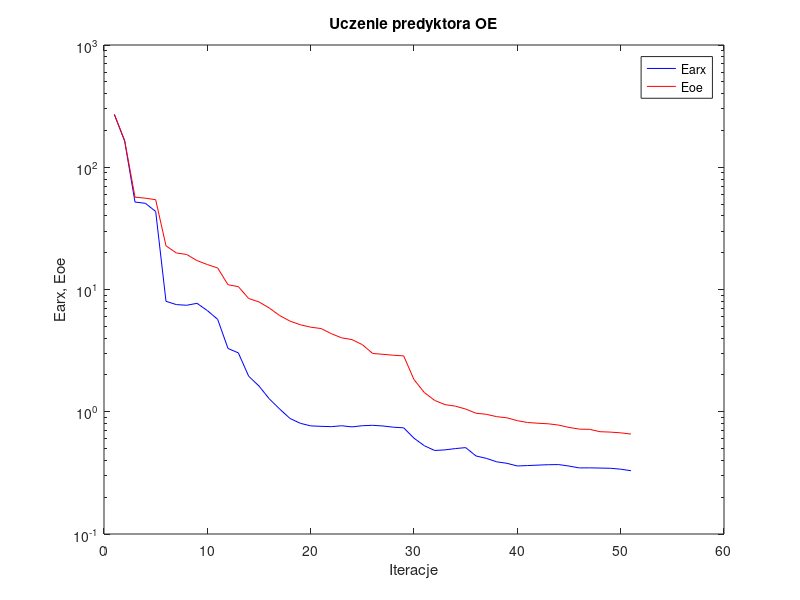
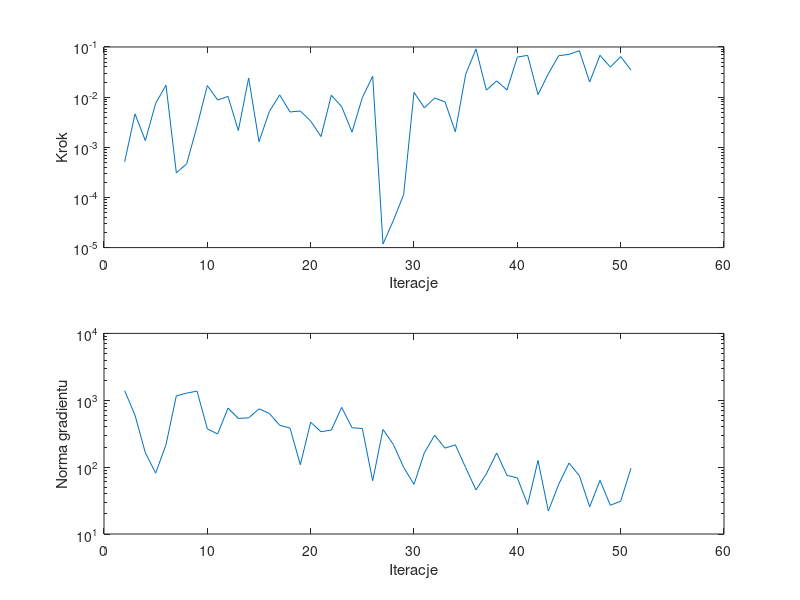

These figures' MATLAB source, in order:
%uczenie predyktora oe
clear all;
n=0; farx(n+1)=2.703150e+002; foe(n+1)=2.708641e+002; wspucz(n+1)=0.000000e+000; ng(n+1)=0.000000e+000;
%odnowa zmiennej metryki
n=1; farx(n+1)=1.635047e+002; foe(n+1)=1.653752e+002; krok(n+1)=5.133350e-004; ng(n+1)=1.390851e+003;
n=2; farx(n+1)=5.191334e+001; foe(n+1)=5.697905e+001; krok(n+1)=4.636017e-003; ng(n+1)=5.979321e+002;
n=3; farx(n+1)=5.073807e+001; foe(n+1)=5.585921e+001; krok(n+1)=1.358387e-003; ng(n+1)=1.643549e+002;
n=4; farx(n+1)=4.350697e+001; foe(n+1)=5.427822e+001; krok(n+1)=7.530795e-003; ng(n+1)=8.125493e+001;
n=5; farx(n+1)=8.006428e+000; foe(n+1)=2.274357e+001; krok(n+1)=1.729594e-002; ng(n+1)=2.168457e+002;
n=6; farx(n+1)=7.526726e+000; foe(n+1)=1.990932e+001; krok(n+1)=3.095959e-004; ng(n+1)=1.163648e+003;
n=7; farx(n+1)=7.431129e+000; foe(n+1)=1.934438e+001; krok(n+1)=4.674935e-004; ng(n+1)=1.278468e+003;
n=8; farx(n+1)=7.709404e+000; foe(n+1)=1.724388e+001; krok(n+1)=2.621411e-003; ng(n+1)=1.370397e+003;
n=9; farx(n+1)=6.723589e+000; foe(n+1)=1.600170e+001; krok(n+1)=1.704362e-002; ng(n+1)=3.739205e+002;
n=10; farx(n+1)=5.698386e+000; foe(n+1)=1.499285e+001; krok(n+1)=8.751130e-003; ng(n+1)=3.127456e+002;
n=11; farx(n+1)=3.293467e+000; foe(n+1)=1.094465e+001; krok(n+1)=1.033570e-002; ng(n+1)=7.631585e+002;
n=12; farx(n+1)=3.032297e+000; foe(n+1)=1.055238e+001; krok(n+1)=2.156451e-003; ng(n+1)=5.357861e+002;
n=13; farx(n+1)=1.953810e+000; foe(n+1)=8.444476e+000; krok(n+1)=2.414071e-002; ng(n+1)=5.455567e+002;
n=14; farx(n+1)=1.622567e+000; foe(n+1)=7.910191e+000; krok(n+1)=1.291963e-003; ng(n+1)=7.435422e+002;
n=15; farx(n+1)=1.273492e+000; foe(n+1)=7.055133e+000; krok(n+1)=5.167850e-003; ng(n+1)=6.361643e+002;
n=16; farx(n+1)=1.052788e+000; foe(n+1)=6.121606e+000; krok(n+1)=1.111520e-002; ng(n+1)=4.223362e+002;
n=17; farx(n+1)=8.813750e-001; foe(n+1)=5.513703e+000; krok(n+1)=5.062842e-003; ng(n+1)=3.835491e+002;
n=18; farx(n+1)=8.044542e-001; foe(n+1)=5.147949e+000; krok(n+1)=5.282547e-003; ng(n+1)=1.086054e+002;
n=19; farx(n+1)=7.665897e-001; foe(n+1)=4.919463e+000; krok(n+1)=3.334617e-003; ng(n+1)=4.693590e+002;
n=20; farx(n+1)=7.598231e-001; foe(n+1)=4.793723e+000; krok(n+1)=1.635770e-003; ng(n+1)=3.385408e+002;
n=21; farx(n+1)=7.553007e-001; foe(n+1)=4.351392e+000; krok(n+1)=1.091588e-002; ng(n+1)=3.585416e+002;
n=22; farx(n+1)=7.682782e-001; foe(n+1)=4.022743e+000; krok(n+1)=6.450159e-003; ng(n+1)=7.840557e+002;
n=23; farx(n+1)=7.519121e-001; foe(n+1)=3.892051e+000; krok(n+1)=2.013418e-003; ng(n+1)=3.879802e+002;
n=24; farx(n+1)=7.689336e-001; foe(n+1)=3.538894e+000; krok(n+1)=9.749342e-003; ng(n+1)=3.782189e+002;
n=25; farx(n+1)=7.745761e-001; foe(n+1)=2.998298e+000; krok(n+1)=2.617232e-002; ng(n+1)=6.252642e+001;
%odnowa zmiennej metryki
n=26; farx(n+1)=7.649712e-001; foe(n+1)=2.950227e+000; krok(n+1)=1.182351e-005; ng(n+1)=3.656315e+002;
n=27; farx(n+1)=7.476262e-001; foe(n+1)=2.899506e+000; krok(n+1)=3.459210e-005; ng(n+1)=2.186726e+002;
n=28; farx(n+1)=7.387663e-001; foe(n+1)=2.864924e+000; krok(n+1)=1.144049e-004; ng(n+1)=9.917416e+001;
n=29; farx(n+1)=6.076235e-001; foe(n+1)=1.831543e+000; krok(n+1)=1.251065e-002; ng(n+1)=5.528932e+001;
n=30; farx(n+1)=5.273352e-001; foe(n+1)=1.437002e+000; krok(n+1)=6.118871e-003; ng(n+1)=1.641529e+002;
n=31; farx(n+1)=4.821179e-001; foe(n+1)=1.237626e+000; krok(n+1)=9.600724e-003; ng(n+1)=2.997063e+002;
n=32; farx(n+1)=4.877122e-001; foe(n+1)=1.143880e+000; krok(n+1)=8.055458e-003; ng(n+1)=1.923985e+002;
n=33; farx(n+1)=4.997316e-001; foe(n+1)=1.111166e+000; krok(n+1)=2.038825e-003; ng(n+1)=2.155283e+002;
n=34; farx(n+1)=5.089869e-001; foe(n+1)=1.052473e+000; krok(n+1)=2.847182e-002; ng(n+1)=9.817633e+001;
n=35; farx(n+1)=4.348318e-001; foe(n+1)=9.726955e-001; krok(n+1)=9.137743e-002; ng(n+1)=4.561892e+001;
n=36; farx(n+1)=4.156884e-001; foe(n+1)=9.531591e-001; krok(n+1)=1.376948e-002; ng(n+1)=7.929403e+001;
n=37; farx(n+1)=3.895714e-001; foe(n+1)=9.119030e-001; krok(n+1)=2.107682e-002; ng(n+1)=1.628007e+002;
n=38; farx(n+1)=3.785006e-001; foe(n+1)=8.918042e-001; krok(n+1)=1.394089e-002; ng(n+1)=7.536187e+001;
n=39; farx(n+1)=3.602457e-001; foe(n+1)=8.452066e-001; krok(n+1)=6.287977e-002; ng(n+1)=6.904357e+001;
n=40; farx(n+1)=3.629637e-001; foe(n+1)=8.169164e-001; krok(n+1)=6.813219e-002; ng(n+1)=2.756506e+001;
n=41; farx(n+1)=3.660292e-001; foe(n+1)=8.054104e-001; krok(n+1)=1.121665e-002; ng(n+1)=1.259188e+002;
n=42; farx(n+1)=3.688462e-001; foe(n+1)=7.971120e-001; krok(n+1)=2.925850e-002; ng(n+1)=2.203259e+001;
n=43; farx(n+1)=3.697006e-001; foe(n+1)=7.776921e-001; krok(n+1)=6.700045e-002; ng(n+1)=5.528986e+001;
n=44; farx(n+1)=3.594957e-001; foe(n+1)=7.443417e-001; krok(n+1)=7.119534e-002; ng(n+1)=1.149369e+002;
n=45; farx(n+1)=3.472618e-001; foe(n+1)=7.210516e-001; krok(n+1)=8.430727e-002; ng(n+1)=7.460738e+001;
n=46; farx(n+1)=3.475970e-001; foe(n+1)=7.177960e-001; krok(n+1)=2.001452e-002; ng(n+1)=2.549588e+001;
n=47; farx(n+1)=3.463103e-001; foe(n+1)=6.869042e-001; krok(n+1)=6.826594e-002; ng(n+1)=6.345578e+001;
n=48; farx(n+1)=3.449043e-001; foe(n+1)=6.815640e-001; krok(n+1)=3.975906e-002; ng(n+1)=2.689096e+001;
n=49; farx(n+1)=3.389357e-001; foe(n+1)=6.723552e-001; krok(n+1)=6.444366e-002; ng(n+1)=3.096865e+001;
n=50; farx(n+1)=3.293524e-001; foe(n+1)=6.569163e-001; krok(n+1)=3.481722e-002; ng(n+1)=9.632640e+001;

figure; semilogy(farx,'b'); hold on; semilogy(foe,'r'); xlabel('Iteracje'); ylabel('Earx, Eoe'); legend('Earx','Eoe'); title('Uczenie predyktora OE');
figure; subplot(2,1,1); semilogy(krok); xlabel('Iteracje'); ylabel('Krok');
subplot(2,1,2); semilogy(ng); xlabel('Iteracje'); ylabel('Norma gradientu');
Earx=farx(n+1)
Eoe=foe(n+1)
